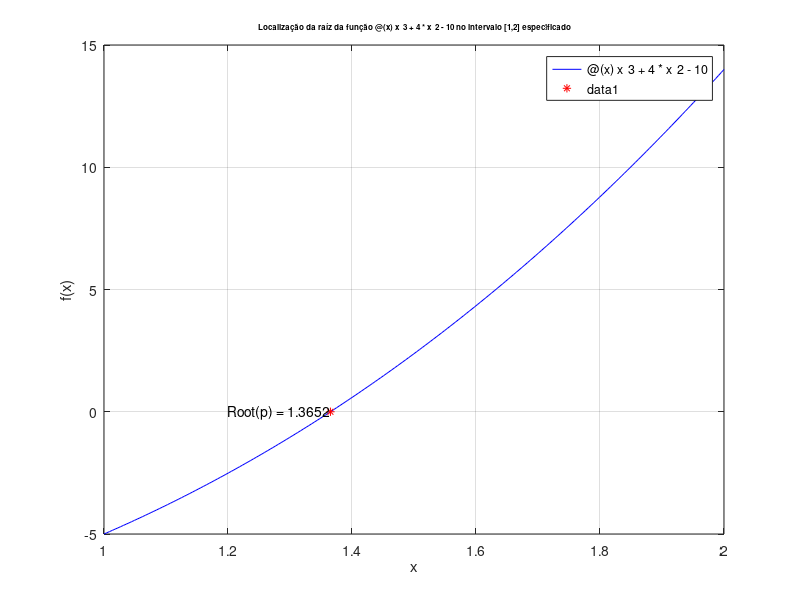

This chart was generated by the following MATLAB code:
clc
clear all
close all

%funcao
f=@(x) x^3 + 4*x^2 - 10;
%f=@(x) (x+2)*(x+1)*x*((x-1)^3)*(x-2);
%tolerancia relativa
e1=0.00001;
%tolerancia absoluta
e2=0.00005;
%tolerancia
tol=10^-4;
%numero maximo de iteracoes
nmax=100;

%definicao dos pontos iniciais p0 e p1
iterador = 1;
i = 1;
p_array = [];
p_array(i) = 1;
i = i + 1;
p_array(i) = 2;
diffmodulos = abs(p_array(i) - p_array(i-1));
%fp_abs = abs(f(p_array(i))); %outro criterio de tolerancia

while ( (diffmodulos > tol)  &&  iterador < nmax)
    i = i + 1;
    p_array(i) = p_array(i-1) - (f(p_array(i-1))*( p_array(i-1) - p_array(i-2) ) )/ (f(p_array(i-1)) - f(p_array(i-2))); 
    
    fprintf('n:%d, pn:%f, fpn: %f\n', i, p_array(i), f(p_array(i)));

    iterador = iterador + 1;
    %fp_abs = abs(f(p_array(i)));
    diffmodulos = abs(p_array(i) - p_array(i-1)); 

end

str_fun = func2str(f);
%plot da função e de outras firulas
if 1
    fig = figure(1);
    set(fig,'name','Método Secante','numbertitle','off')
    fplot(f, [p_array(1), p_array(2)], 'b') 
    hold on
    plot(p_array(i), f(p_array(i)), 'r*');
    title(['\fontsize{8} Localização da raíz da função ', str_fun ,' no intervalo [',num2str(p_array(1)),',',num2str(p_array(2)),'] especificado'])
    hold off
    str_root = ['Root(p) = ',num2str(p_array(i))];
    text(p_array(i),f(p_array(i)),str_root,'HorizontalAlignment','right')
    xlabel('x')
    ylabel('f(x)')
    grid on
end